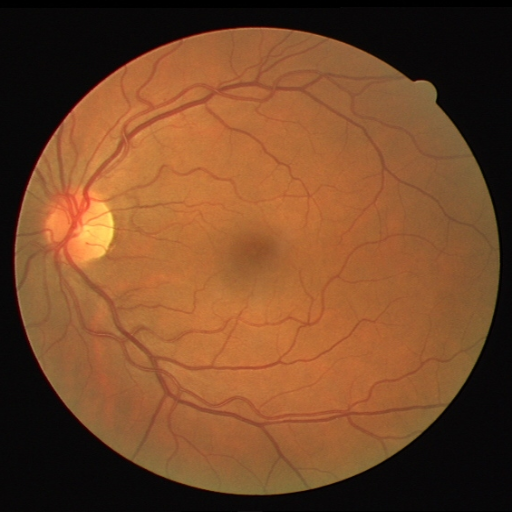
#> input picture Data/test/image/0.png, 512 x 512 px; its folder holds only this picture in this run
$ python rand_rotate.py
#> lines starting #> are read from the running program, lines starting #| are printed output that depends on the picture
import os
import random
from PIL import Image

def random_rotate_image(image):
    # 随机选择旋转角度（0 到 360 度之间的任意角度）
    angle = random.uniform(0, 360)
    return image.rotate(angle, expand=True)

def process_images(src_folder):
    # 遍历源文件夹及其子文件夹中的所有文件
#> called with src_folder = 'D:\\X\\testfield\\image'
    for root, dirs, files in os.walk(src_folder):
        for filename in files:
            if filename.lower().endswith(('.jpg', '.png')):
                src_file = os.path.join(root, filename)

                # 打开图像
                with Image.open(src_file) as img:
                    # 随机旋转图像
#> img is the input picture: PIL image 512x512 RGB; mean R, G, B 117.8, 72.5, 40.7
                    rotated_img = random_rotate_image(img)
#> in random_rotate_image, `return image.rotate(angle, expand=True)`:
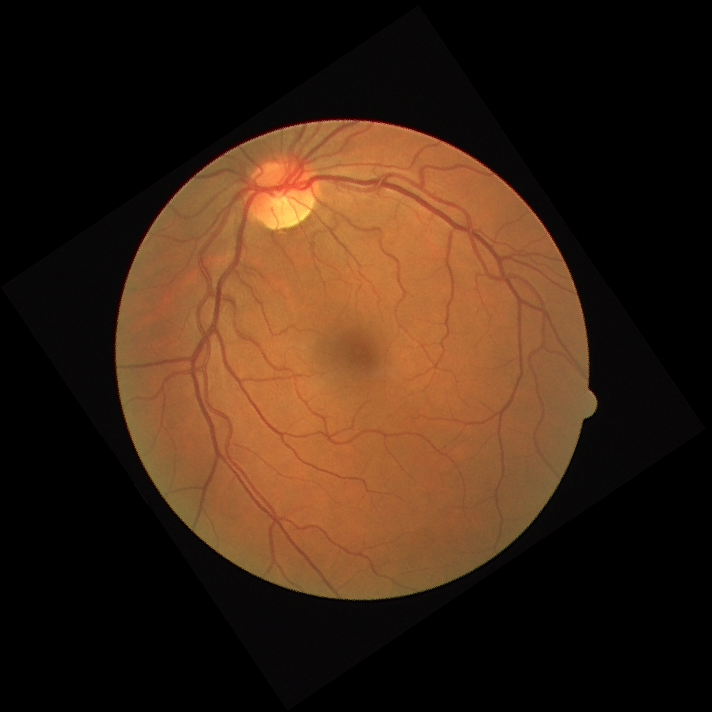
#> returned value: PIL image 712x712 RGB; mean R, G, B 60.9, 37.5, 21.1
                    # 保存旋转后的图像（覆盖原文件）
                    rotated_img.save(src_file)
                    print(f"Processed and saved: {src_file}")

# 示例用法
src_folder = r"D:\X\testfield\image"  # 替换为你的源文件路径
process_images(src_folder)

$ run again, on Data/test/image/12.png
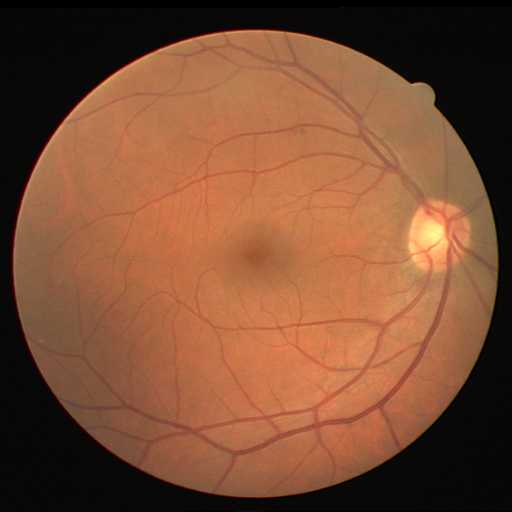
#> input picture Data/test/image/12.png, 512 x 512 px
#> in process_images, img is the input picture: PIL image 512x512 RGB; mean R, G, B 123.8, 77.7, 52
#> in random_rotate_image, `return image.rotate(angle, expand=True)`:
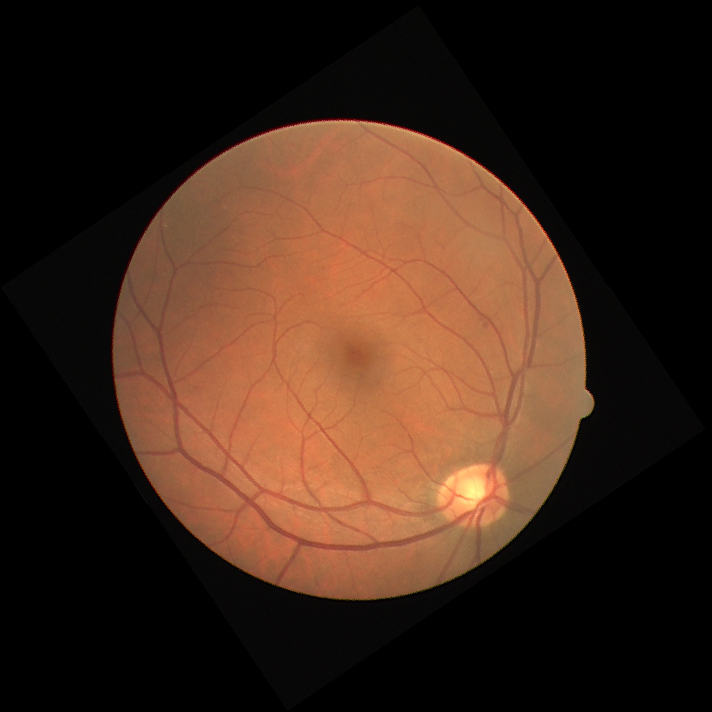
#> returned value: PIL image 712x712 RGB; mean R, G, B 64, 40.2, 26.9

$ run again, on Data/test/image/14.png
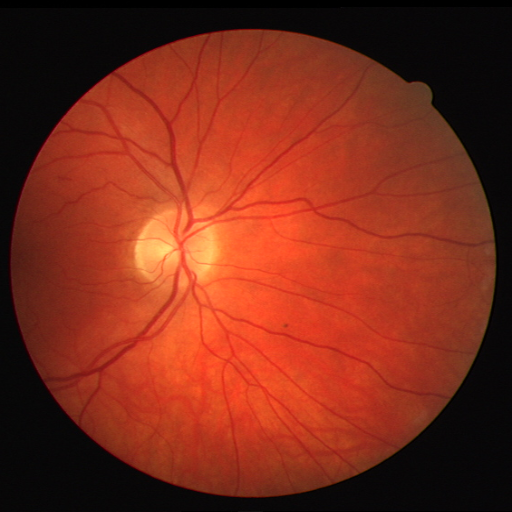
#> input picture Data/test/image/14.png, 512 x 512 px
#> in process_images, img is the input picture: PIL image 512x512 RGB; mean R, G, B 124.7, 44.4, 26.3
#> in random_rotate_image, `return image.rotate(angle, expand=True)`:
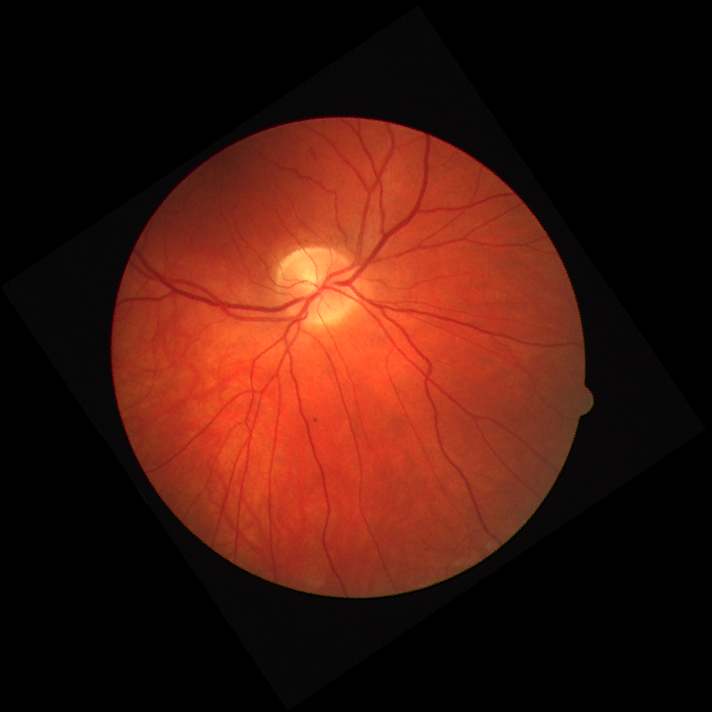
#> returned value: PIL image 712x712 RGB; mean R, G, B 64.5, 22.9, 13.6

$ run again, on Data/test/image/1.png
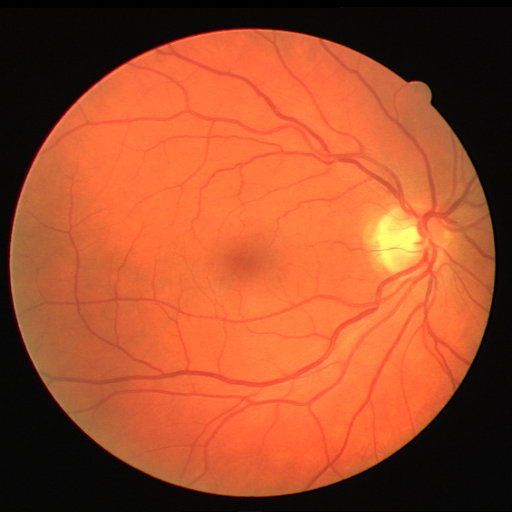
#> input picture Data/test/image/1.png, 512 x 512 px
#> in process_images, img is the input picture: PIL image 512x512 RGB; mean R, G, B 163.4, 77.3, 43.1
#> in random_rotate_image, `return image.rotate(angle, expand=True)`:
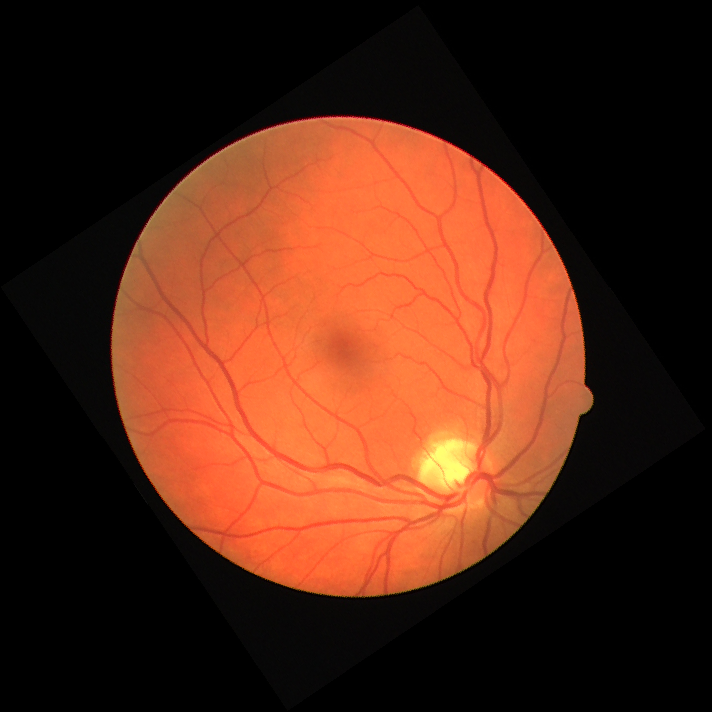
#> returned value: PIL image 712x712 RGB; mean R, G, B 84.5, 40, 22.3
